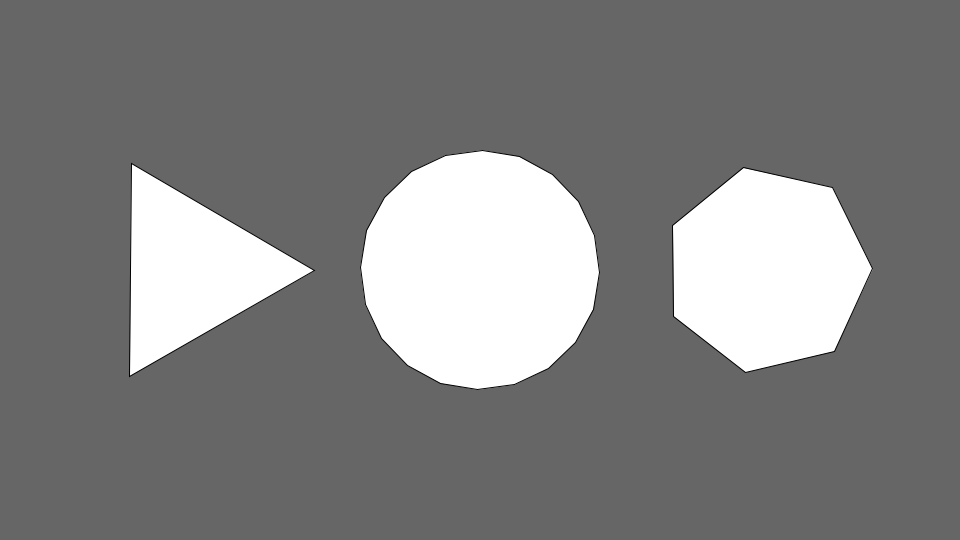
Frame 1 (no input)
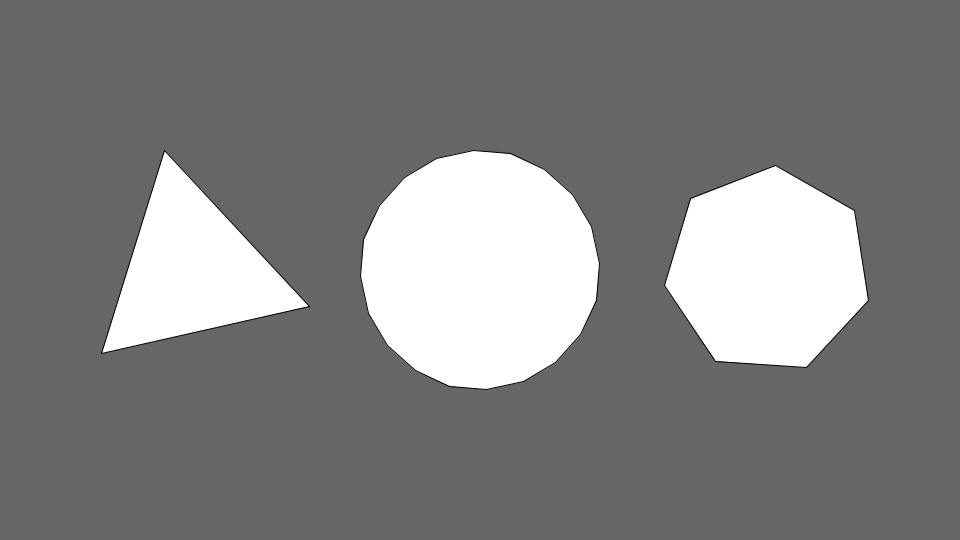
Frame 60 (the mouse pressed at the canvas centre just before this capture)
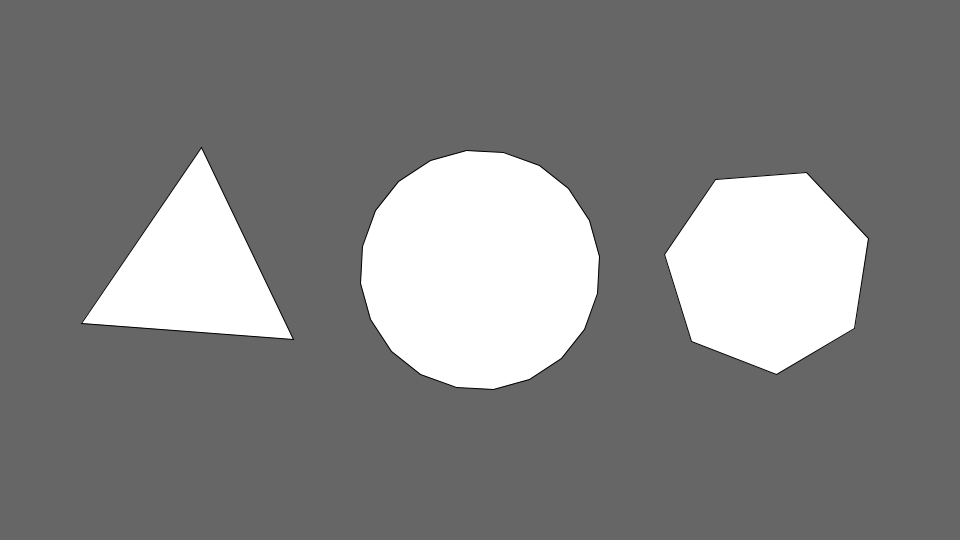
Frame 120 (the mouse held since frame 60 and released just before this capture)

The Processing sketch that drew these frames (run headless with seeded random() and noise(); from frame 60 on, the mouse is pressed at the canvas centre):

// Processing sketch: RegularPolygon_Processing
// ── RegularPolygon_Processing.pde
void setup() {
  size(960, 540);
}

void draw() {
  background(102);
  
  pushMatrix();
  translate(width*0.2, height*0.5);
  rotate(frameCount / 200.0);
  polygon(0, 0, 123, 3);  // Triangle
  popMatrix();
  
  pushMatrix();
  translate(width*0.5, height*0.5);
  rotate(frameCount / 50.0);
  polygon(0, 0, 120, 20); // Icosahedron
  popMatrix();
  
  pushMatrix();
  translate(width*0.8, height*0.5);
  rotate(frameCount / -100.0);
  polygon(0, 0, 105, 7);  // Heptagon
  popMatrix();
}

void polygon(float x, float y, float radius, int npoints) {
  float angle = TWO_PI / npoints;
  beginShape();
  for (float a = 0; a < TWO_PI; a += angle) {
    float sx = x + cos(a) * radius;
    float sy = y + sin(a) * radius;
    vertex(sx, sy);
  }
  endShape(CLOSE);
}
